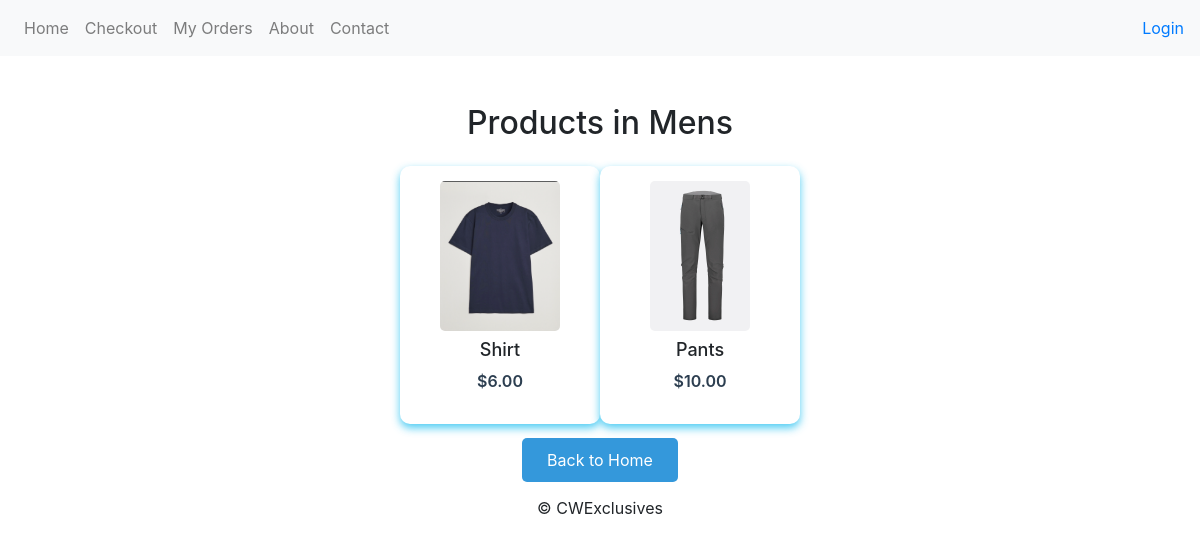
Page /category/1/ on the committed database.
### shop/models.py (models this page shows, shortened)
class Category(models.Model):
    name = models.CharField(max_length=100)
    class Meta:
        verbose_name_plural = "Categories"

class Product(models.Model):
    SIZE_CHOICES = [
    ('S', 'Small'),
    ('M', 'Medium'),
    ('L', 'Large'),
    ('XL', 'Extra Large'),
    ]
    name = models.CharField(max_length=200)
    category = models.ForeignKey(Category, on_delete=models.CASCADE, related_name='products')
    description = models.TextField()
    price = models.DecimalField(max_digits=8, decimal_places=2)
    image = models.ImageField(upload_to='products/')
    is_available = models.BooleanField(default=True)

### shop/views.py (the view)
# urls.py: path('category/<int:category_id>/', views.category_products, name='category_products'),
def category_products(request, category_id):
    category = get_object_or_404(Category, pk=category_id)
    products = Product.objects.filter(category=category)
    return render(request, 'shop/category_products.html', {
        'category': category,
        'products': products
    })

### shop/Templates/shop/category_products.html
{% extends 'base.html' %}
{% block content %}
<div class="container mt-5" style="max-width: 900px;">
    <h2 class="text-center mb-4" style="font-size: 32px;">Products in {{ category.name }}</h2>
    <ul class="d-flex flex-wrap justify-content-center gap-4 p-0" style="list-style: none;">
        {% for product in products %}
            <li style="background: #fff; border-radius: 10px; box-shadow: 0 4px 8px rgba(23, 189, 240, 0.767); width: 200px; text-align: center; padding: 15px;">
                <a href="{% url 'product_detail' product.id %}" style="text-decoration: none; color: inherit;">
                    <img src="{{ product.image.url }}" alt="{{ product.name }}" style="height: 150px; object-fit: cover; border-radius: 5px;">
                    <h4 class="mt-2" style="font-size: 18px;">{{ product.name }}</h4>
                    <p style="font-size: 16px; font-weight: 600; color: #2c3e50;">${{ product.price }}</p>
                </a>
            </li>
        {% empty %}
            <li>No products found in this category.</li>
        {% endfor %}
    </ul>
    <div class="text-center mt-4">
        <a href="{% url 'home' %}" style="padding: 12px 25px; background-color: #3498db; color: white; border-radius: 5px; text-decoration: none;">Back to Home</a>
    </div>
</div>
{% endblock %}

### shop/Templates/base.html (shortened to what this page needs)
<!DOCTYPE html>
<html lang="en">
<head>
    <link rel="stylesheet" href="https://cdn.jsdelivr.net/npm/bootstrap@4.1.0/dist/css/bootstrap.min.css">
</head>
<body>
    <nav class="navbar navbar-expand-lg navbar-light bg-light">
        <div class="collapse navbar-collapse">
            <ul class="navbar-nav">
                <li class="nav-item"><a class="nav-link" href="{% url 'home' %}">Home</a></li>
                <li class="nav-item"><a class="nav-link" href="{% url 'checkout' %}">Checkout</a></li>
                <li class="nav-item"><a class="nav-link" href="{% url 'order_history' %}">My Orders</a></li>
                <li class="nav-item"><a class="nav-link" href="{% url 'about' %}">About</a></li>
                <li class="nav-item"><a class="nav-link" href="{% url 'contact' %}">Contact</a></li>
            </ul>
        </div>
        <ul class="navbar-nav ms-auto me-3">
            {% if user.is_authenticated %}
            <li class="nav-item d-flex align-items-center">
                <span class="nav-link mb-0">Hi, {{ user.first_name|default:user.username }}</span>
                <form action="{% url 'logout' %}" method="post" class="d-inline">
                    {% csrf_token %}
                    <input type="hidden" name="next" value="{{ request.path }}">
                    <button type="submit" class="btn btn-link nav-link" style="padding: 0 0 0 0.5rem;">Logout</button>
                </form>
            </li>
            {% elif request.path != '/accounts/login/' %}
            <li class="nav-item">
                <a href="{% url 'login' %}?next={{ request.path }}">Login</a>
            </li>
            {% endif %}
        </ul>
    </nav>
    <div class="container mt-4">
        {% block content %}{% endblock %}
    </div>
    <footer class="text-center py-4">
        <p>&copy; CWExclusives</p>
    </footer>
</body>
</html>

### rows in the picture
Category: name "Mens"
Product: image (picture), name "Shirt", price "6.00"
Product: image (picture), name "Pants", price "10.00"
